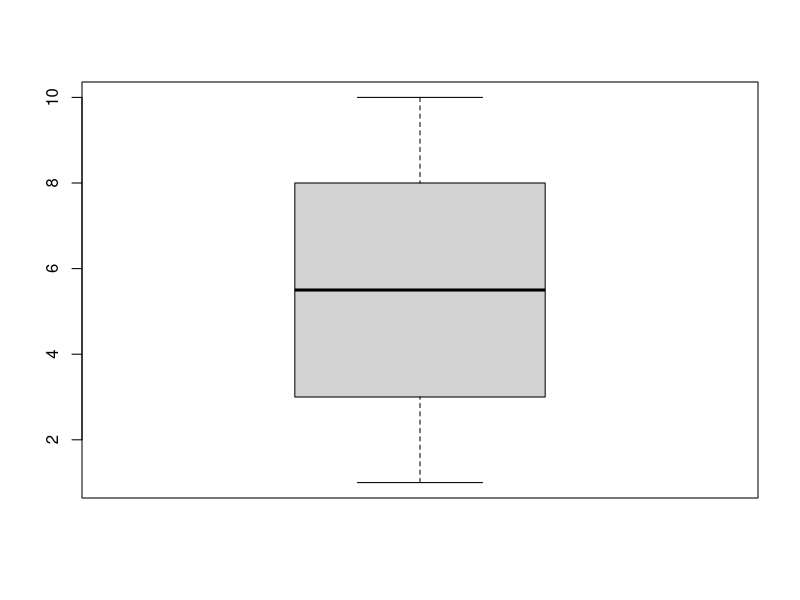

R code for this plot:
## ---- chunk 1
knitr::opts_chunk$set(echo = TRUE)

# title: boxplot
# author: jonathan
# revised: 8/1/2020

WEB <- c("https://bioceed.uib.no/dropfolder/bioSTATS/Rmd/Basic/Descr/boxplot.html")
GIT <- c("https://github.com/jonathansoule/biostats/blob/master/Basic/Descr/boxplot.Rmd")
## ---- chunk 2
my.dataset <- c(1, 2, 3, 4, 5, 6, 7, 8, 9, 10)
boxplot(my.dataset)
